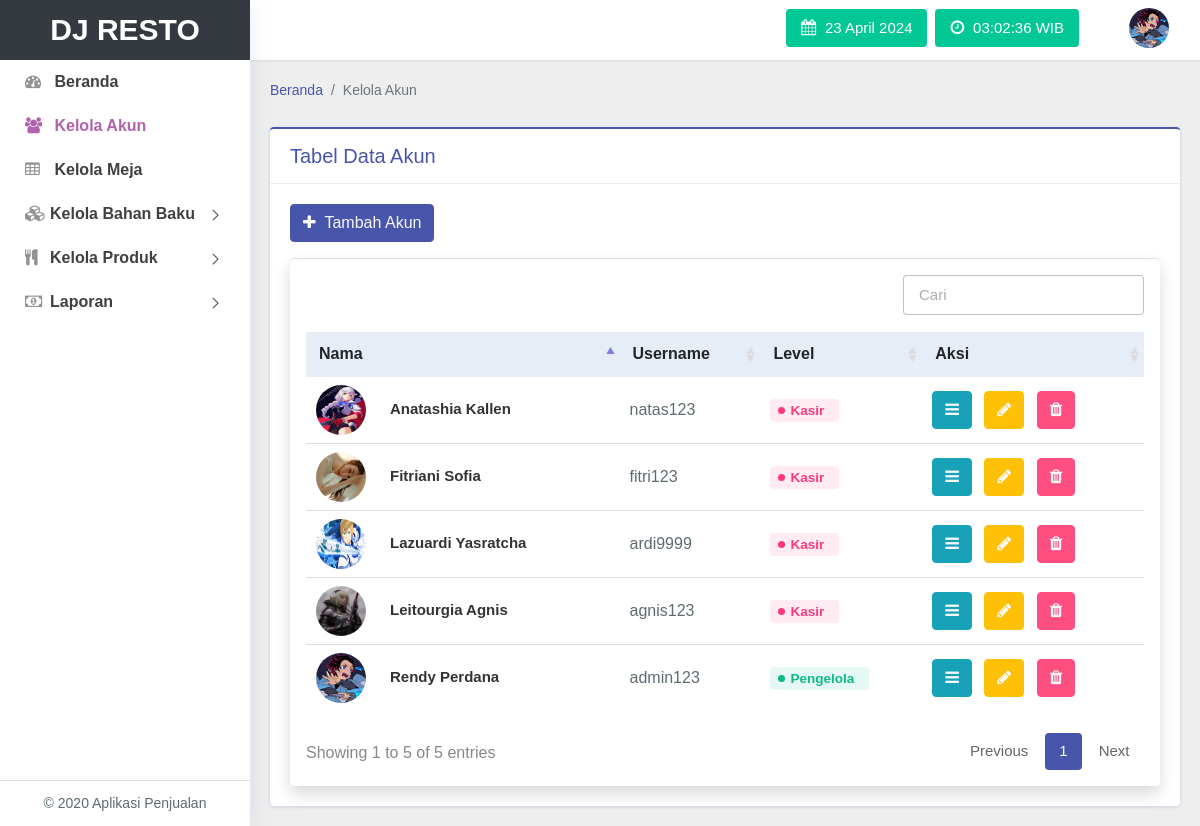
/data_akun.php (signed in), run on the app's committed database.
### tables this page shows
CREATE TABLE `t_user` (
  `kd_user` smallint(2) NOT NULL,
  `no_ktp` varchar(16) DEFAULT NULL,
  `nama` varchar(50) DEFAULT NULL,
  `jk` varchar(10) DEFAULT NULL,
  `agama` varchar(10) DEFAULT NULL,
  `tempat_lahir` varchar(50) DEFAULT NULL,
  `tgl_lahir` date DEFAULT NULL,
  `alamat` text DEFAULT NULL,
  `no_hp` varchar(12) DEFAULT NULL,
  `email` varchar(50) DEFAULT NULL,
  `username` varchar(8) DEFAULT NULL,
  `password` varchar(255) DEFAULT NULL,
  `level` smallint(1) DEFAULT NULL,
  `file` varchar(255) DEFAULT 'defaultuser.png'
);

### lib/lib.php (called while the page is built, shortened)
<?php
	function base_url() {
		return "http://localhost:8080/RM_DJResto";
	}
?>

### views/v_dataAkun.php (the view, shortened to what this page needs)
<!DOCTYPE html>
<html lang="en">
<head>
	<link rel="stylesheet" type="text/css" href="<?php echo base_url()?>/media/css/style-liberty.css">
	<link rel="stylesheet" type="text/css" href="<?php echo base_url()?>/media/sweetalert2-9.10.12/dist/sweetalert2.css">
	<link rel="stylesheet" type="text/css" href="<?php echo base_url()?>/media/css/font-google.css">
</head>
<body>
	<section>
		<div class="sidebar-menu sticky-sidebar-menu">
			<div class="logo">
				<h1><a href="index.php">DJ Resto</a></h1>
			</div>
			<div class="sidebar-menu-inner">
				<ul class="nav nav-pills nav-stacked custom-nav">
					<li><a href="index.php"><i class="fa fa-tachometer"></i><span> Beranda</span></a></li>
					<li class="active"><a href="data_akun.php"><i class="fa fa-users"></i> <span>Kelola Akun</span></a></li>
					<li><a href="data_meja.php"><i class="fa fa-table"></i> <span>Kelola Meja</span></a></li>
					<li class="menu-list">
						<a href="#"><i class="fa fa-cubes"></i><span>Kelola Bahan Baku <i class="lnr lnr-chevron-right"></i></span></a>
					</li>
					<li class="menu-list">
						<a href="#"><i class="fa fa-cutlery"></i><span>Kelola Produk <i class="lnr lnr-chevron-right"></i></span></a>
					</li>
					<li class="menu-list">
						<a href="#"><i class="fa fa-money"></i><span>Laporan <i class="lnr lnr-chevron-right"></i></span></a>
					</li>
				</ul>
				<div class="footer-enhanced text-center">
					<p>© 2020 Aplikasi Penjualan</p>
				</div>
			</div>
		</div>
		<div class="header sticky-header">
			<div class="menu-right">
				<div class="navbar user-panel-top">
					<div class="clock-logo">
						<i class="fa fa-calendar"></i>&nbsp;
						<span>
							<?php
								function tgl_indo($tanggal) {
									$bulan = array(
										1 => 'Januari', 'Februari', 'Maret', 'April', 'Mei', 'Juni', 'Juli', 'Agustus', 'September', 'Oktober', 'November', 'Desember'
									);
									$pecahkan = explode('-', $tanggal);
									return $pecahkan[2] . ' ' . $bulan[(int)$pecahkan[1]] . ' ' . $pecahkan[0];
								}
								echo tgl_indo(date('Y-m-d'));
							?>
						</span>
					</div>
					<div class="clock-logo ml-2">
						<i class="fa fa-clock-o"></i>&nbsp;
						<span class="jam"></span><span> WIB</span>
					</div>
					<div class="user-dropdown-details d-flex">
						<div class="profile_details">
							<ul>
								<li class="dropdown profile_details_drop">
									<?php $user = mysqli_fetch_object($data1); ?>
									<a href="#" class="dropdown-toggle" data-toggle="dropdown" id="dropdownMenu1" aria-haspopup="true" aria-expanded="false">
										<div class="profile_img">
											<img src="<?php echo base_url()?>/media/img/<?php echo $user->file?>" class="rounded-circle" alt="">
										</div>
									</a>
								</li>
							</ul>
						</div>
					</div>
				</div>
			</div>
		</div>
		<div class="main-content">
			<div class="container-fluid content-top-gap">
				<nav aria-label="breadcrumb">
					<ol class="breadcrumb my-breadcrumb">
						<li class="breadcrumb-item"><a href="index.php">Beranda</a></li>
						<li class="breadcrumb-item active" aria-current="page">Kelola Akun</li>
					</ol>
				</nav>
				<div class="accordions pt-3">
					<div class="row">
						<div class="col-lg-12">
							<div class="card card_border border-primary-top">
								<div class="card-header chart-grid__header">
									Tabel Data Akun
								</div>
								<div class="card-body">
									<a href="tambah_dataAkun.php" class="btn btn-primary text-light mb-3"><i class="fa fa-plus"></i>&nbsp;&nbsp;Tambah Akun</a>
									<div class="card card_border border-top shadow p-3">
										<div class="table-responsive">
											<table id="table_infoProfil" class="display" style="width: 100%;">
												<thead>
													<tr>
														<th>Nama</th>
														<th>Username</th>
														<th>Level</th>
														<th>Aksi</th>
													</tr>
												</thead>
												<tbody>
													<?php while($user2 = mysqli_fetch_object($data2)) { ?>
														<tr>
															<td><img src="<?php echo base_url()?>/media/img/<?php echo $user2->file?>" class="rounded-circle mr-4" width="50px" height="50px" alt=""><?php echo $user2->nama?></td>
															<td><?php echo $user2->username?></td>
															<td>
																<?php if($user2->level == 1) { ?>
																	<span class="badge badge-success">Pengelola</span>
																<?php } else if($user2->level == 0) { ?>
																	<span class="badge badge-danger">Kasir</span>
																<?php } else { ?>
																	<span class="badge badge-warning">NULL</span>
																<?php } ?>
															</td>
															<td>
																<a id="infoDataAkun" class="btn btn-info text-light mr-2" data-toggle="modal" data-target="#modal_infoDataAkun"
																data-file="<?php echo $user2->file?>"
																data-nama="<?php echo $user2->nama?>"
																data-username="<?php echo $user2->username?>"
																data-noktp="<?php echo $user2->no_ktp?>"
																data-jk="<?php echo $user2->jk?>"
																data-agama="<?php echo $user2->agama?>"
																data-tempatlahir="<?php echo $user2->tempat_lahir?>"
																data-tgllahir="<?php echo date("d-m-Y", strtotime($user2->tgl_lahir))?>"
																data-alamat="<?php echo $user2->alamat?>"
																data-email="<?php echo $user2->email?>"
																data-nohp="<?php echo $user2->no_hp?>"><i class="fa fa-navicon"></i></a>
																<a href="ubah_dataAkun.php?kd_user=<?php echo $user2->kd_user?>" class="btn btn-warning text-light mr-2"><i class="fa fa-pencil"></i></a>
																<a href="hapus_dataAkun.php?kd_user=<?php echo $user2->kd_user?>" class="btn btn-danger text-light btnHapus" data-nama="<?php echo $user2->nama?>"><i class="fa fa-trash"></i></a>
															</td>
														</tr>
													<?php } ?>
												</tbody>
											</table>
										</div>
									</div>
								</div>
							</div>
						</div>
					</div>
				</div>
			</div>
		</div>
	</section>
</body>
</html>

### data_akun.php (shortened to what this page needs)
<?php
	include 'db/koneksi.php';
	$username	= @$_SESSION['username'];
	$level		= @$_SESSION['level'];
	$sql1 = "SELECT * FROM t_user
			WHERE username = '$username'";
	$data1 = $mysql->query($sql1) or die($mysql->error);
	$sql2 ="SELECT * FROM t_user";
	$data2 = $mysql->query($sql2) or die($mysql->error);
	if($level == 1) {
		include 'views/v_dataAkun.php';
	} else {
		header("location:index.php");
	}
?>

### data on the page
t_user: file (picture), nama "Rendy Perdana", username "admin123", level "Pengelola"
t_user: file (picture), nama "Anatashia Kallen", username "natas123", level "Kasir"
t_user: file (picture), nama "Fitriani Sofia", username "fitri123", level "Kasir"
t_user: file (picture), nama "Lazuardi Yasratcha", username "ardi9999", level "Kasir"
t_user: file (picture), nama "Leitourgia Agnis", username "agnis123", level "Kasir"
